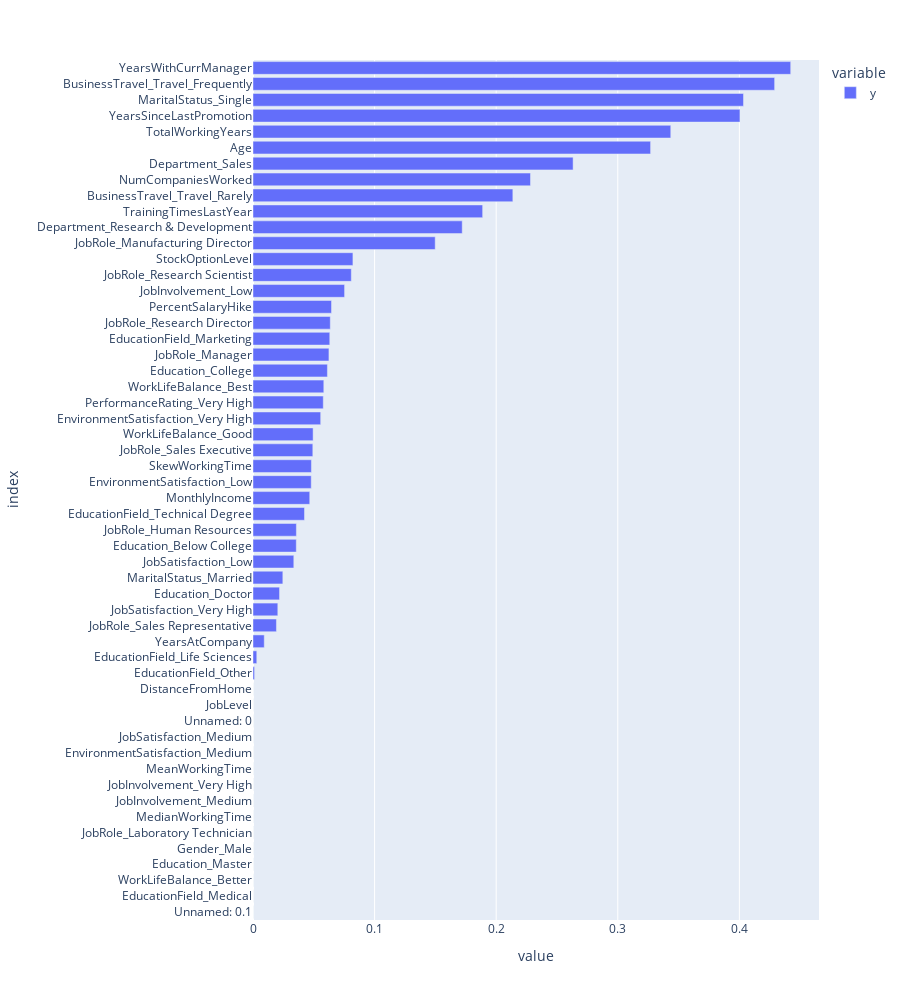

The cell this chart's notebook holds for it:
### Code cell
import numpy as np

from pandas import DataFrame
from plotly.express import bar
from sklearn.linear_model import LogisticRegression

logreg = model_pipelines[0][-1]

bar(DataFrame({
    'y': np.abs(logreg.coef_.reshape(-1))
}, index=x_train.columns).sort_values(by='y'), labels={
    'x': 'Feature importance',
    'y': 'Feature name'
}, orientation='h', height=1000)

### Figure 1 — Plotly figure (JSON) as saved in the notebook; plotly's stock layout.template omitted (floating-point values rounded to 4 significant figures)
{"data": [{"alignmentgroup": "True", "hovertemplate": "variable=y<br>value=%{x}<br>index=%{y}<extra></extra>", "legendgroup": "y", "marker": {"color": "#636efa", "pattern": {"shape": ""}}, "name": "y", "offsetgroup": "y", "orientation": "h", "showlegend": true, "textposition": "auto", "x": [0.0, 0.0, 0.0, 0.0, 0.0, 0.0, 0.0, 0.0, 0.0, 0.0, 0.0, 0.0, 0.0, 0.0, 0.0, 0.001282, 0.003109, 0.009248, 0.01928, 0.02041, 0.02183, 0.02454, 0.03357, 0.0356, 0.03568, 0.04234, 0.04666, 0.04789, 0.04804, 0.0492, 0.04944, 0.05567, 0.0578, 0.05824, 0.0612, 0.06245, 0.06313, 0.06357, 0.06458, 0.07531, 0.08086, 0.08219, 0.1498, 0.1721, 0.1889, 0.2137, 0.2282, 0.2633, 0.327, 0.3436, 0.4005, 0.4034, 0.429, 0.4422], "xaxis": "x", "y": ["Unnamed: 0.1", "EducationField_Medical", "WorkLifeBalance_Better", "Education_Master", "Gender_Male", "JobRole_Laboratory Technician", "MedianWorkingTime", "JobInvolvement_Medium", "JobInvolvement_Very High", "MeanWorkingTime", "EnvironmentSatisfaction_Medium", "JobSatisfaction_Medium", "Unnamed: 0", "JobLevel", "DistanceFromHome", "EducationField_Other", "EducationField_Life Sciences", "YearsAtCompany", "JobRole_Sales Representative", "JobSatisfaction_Very High", "Education_Doctor", "MaritalStatus_Married", "JobSatisfaction_Low", "Education_Below College", "JobRole_Human Resources", "EducationField_Technical Degree", "MonthlyIncome", "EnvironmentSatisfaction_Low", "SkewWorkingTime", "JobRole_Sales Executive", "WorkLifeBalance_Good", "EnvironmentSatisfaction_Very High", "PerformanceRating_Very High", "WorkLifeBalance_Best", "Education_College", "JobRole_Manager", "EducationField_Marketing", "JobRole_Research Director", "PercentSalaryHike", "JobInvolvement_Low", "JobRole_Research Scientist", "StockOptionLevel", "JobRole_Manufacturing Director", "Department_Research & Development", "TrainingTimesLastYear", "BusinessTravel_Travel_Rarely", "NumCompaniesWorked", "Department_Sales", "Age", "TotalWorkingYears", "YearsSinceLastPromotion", "MaritalStatus_Single", "BusinessTravel_Travel_Frequently", "YearsWithCurrManager"], "yaxis": "y", "type": "bar"}], "layout": {"xaxis": {"anchor": "y", "domain": [0.0, 1.0], "title": {"text": "value"}}, "yaxis": {"anchor": "x", "domain": [0.0, 1.0], "title": {"text": "index"}}, "legend": {"title": {"text": "variable"}, "tracegroupgap": 0}, "margin": {"t": 60}, "barmode": "relative", "height": 1000}}
